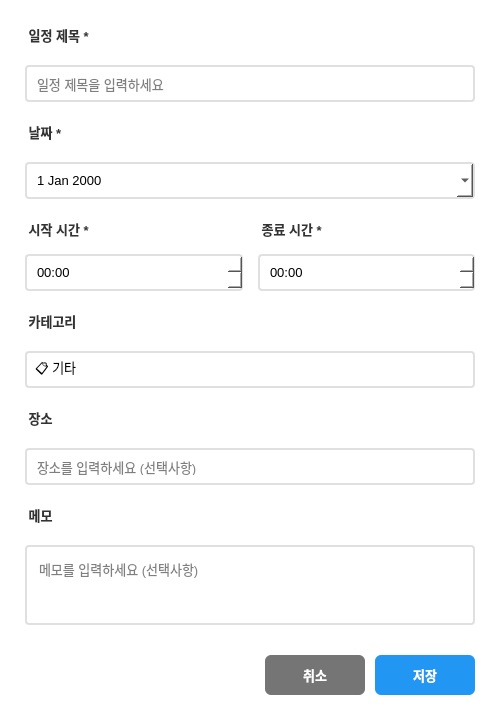
<?xml version="1.0" encoding="UTF-8"?>
<ui version="4.0">
 <class>ScheduleDialog</class>
 <widget class="QDialog" name="ScheduleDialog">
  <property name="geometry">
   <rect>
    <x>0</x>
    <y>0</y>
    <width>500</width>
    <height>720</height>
   </rect>
  </property>
  <property name="windowTitle">
   <string>일정 관리</string>
  </property>
  <property name="styleSheet">
   <string>QDialog {
    background-color: white;
}

QLabel {
    font-size: 13px;
    font-weight: bold;
    color: #333;
}

QLineEdit, QTextEdit, QDateEdit, QTimeEdit, QComboBox {
    padding: 8px;
    border: 2px solid #e0e0e0;
    border-radius: 4px;
    background-color: white;
    font-size: 13px;
}

QLineEdit:focus, QTextEdit:focus, QDateEdit:focus, QTimeEdit:focus, QComboBox:focus {
    border: 2px solid #2196F3;
}

QComboBox::drop-down {
    border: none;
    width: 30px;
}

QComboBox::down-arrow {
    image: none;
    border-left: 5px solid transparent;
    border-right: 5px solid transparent;
    border-top: 5px solid #666;
    margin-right: 10px;
}</string>
  </property>
  <layout class="QVBoxLayout" name="mainLayout">
   <property name="spacing">
    <number>20</number>
   </property>
   <property name="leftMargin">
    <number>25</number>
   </property>
   <property name="topMargin">
    <number>25</number>
   </property>
   <property name="rightMargin">
    <number>25</number>
   </property>
   <property name="bottomMargin">
    <number>25</number>
   </property>
   <item>
    <widget class="QLabel" name="titleLabel">
     <property name="text">
      <string> 일정 제목 *</string>
     </property>
    </widget>
   </item>
   <item>
    <widget class="QLineEdit" name="titleEdit">
     <property name="placeholderText">
      <string>일정 제목을 입력하세요</string>
     </property>
    </widget>
   </item>
   <item>
    <widget class="QLabel" name="dateLabel">
     <property name="text">
      <string> 날짜 *</string>
     </property>
    </widget>
   </item>
   <item>
    <widget class="QDateEdit" name="dateEdit">
     <property name="maximumDate">
      <date>
       <year>2099</year>
       <month>12</month>
       <day>31</day>
      </date>
     </property>
     <property name="minimumDate">
      <date>
       <year>2000</year>
       <month>1</month>
       <day>1</day>
      </date>
     </property>
     <property name="calendarPopup">
      <bool>true</bool>
     </property>
    </widget>
   </item>
   <item>
    <layout class="QHBoxLayout" name="timeLayout">
     <property name="spacing">
      <number>15</number>
     </property>
     <item>
      <layout class="QVBoxLayout" name="startTimeLayout">
       <item>
        <widget class="QLabel" name="startTimeLabel">
         <property name="text">
          <string> 시작 시간 *</string>
         </property>
        </widget>
       </item>
       <item>
        <widget class="QTimeEdit" name="startTimeEdit">
         <property name="displayFormat">
          <string>HH:mm</string>
         </property>
        </widget>
       </item>
      </layout>
     </item>
     <item>
      <layout class="QVBoxLayout" name="endTimeLayout">
       <item>
        <widget class="QLabel" name="endTimeLabel">
         <property name="text">
          <string> 종료 시간 *</string>
         </property>
        </widget>
       </item>
       <item>
        <widget class="QTimeEdit" name="endTimeEdit">
         <property name="displayFormat">
          <string>HH:mm</string>
         </property>
        </widget>
       </item>
      </layout>
     </item>
    </layout>
   </item>
   <item>
    <widget class="QLabel" name="categoryLabel">
     <property name="text">
      <string> 카테고리</string>
     </property>
    </widget>
   </item>
   <item>
    <widget class="QComboBox" name="categoryCombo">
     <item>
      <property name="text">
       <string>📋 기타</string>
      </property>
     </item>
     <item>
      <property name="text">
       <string>🏢 업무</string>
      </property>
     </item>
     <item>
      <property name="text">
       <string>👥 회의</string>
      </property>
     </item>
     <item>
      <property name="text">
       <string>👤 개인</string>
      </property>
     </item>
     <item>
      <property name="text">
       <string>🎓 학습</string>
      </property>
     </item>
     <item>
      <property name="text">
       <string>🎯 프로젝트</string>
      </property>
     </item>
     <item>
      <property name="text">
       <string>📞 약속</string>
      </property>
     </item>
    </widget>
   </item>
   <item>
    <widget class="QLabel" name="locationLabel">
     <property name="text">
      <string> 장소</string>
     </property>
    </widget>
   </item>
   <item>
    <widget class="QLineEdit" name="locationEdit">
     <property name="placeholderText">
      <string>장소를 입력하세요 (선택사항)</string>
     </property>
    </widget>
   </item>
   <item>
    <widget class="QLabel" name="memoLabel">
     <property name="text">
      <string> 메모</string>
     </property>
    </widget>
   </item>
   <item>
    <widget class="QTextEdit" name="memoEdit">
     <property name="maximumSize">
      <size>
       <width>16777215</width>
       <height>80</height>
      </size>
     </property>
     <property name="placeholderText">
      <string>메모를 입력하세요 (선택사항)</string>
     </property>
    </widget>
   </item>
   <item>
    <spacer name="verticalSpacer">
     <property name="orientation">
      <enum>Qt::Orientation::Vertical</enum>
     </property>
     <property name="sizeHint" stdset="0">
      <size>
       <width>20</width>
       <height>10</height>
      </size>
     </property>
    </spacer>
   </item>
   <item>
    <layout class="QHBoxLayout" name="buttonLayout">
     <property name="spacing">
      <number>10</number>
     </property>
     <item>
      <spacer name="horizontalSpacer">
       <property name="orientation">
        <enum>Qt::Orientation::Horizontal</enum>
       </property>
       <property name="sizeHint" stdset="0">
        <size>
         <width>40</width>
         <height>20</height>
        </size>
       </property>
      </spacer>
     </item>
     <item>
      <widget class="QPushButton" name="cancelButton">
       <property name="minimumSize">
        <size>
         <width>100</width>
         <height>40</height>
        </size>
       </property>
       <property name="styleSheet">
        <string>QPushButton {
    background-color: #757575;
    color: white;
    border: none;
    padding: 10px 20px;
    border-radius: 6px;
    font-weight: bold;
    font-size: 13px;
}
QPushButton:hover {
    background-color: #616161;
}
QPushButton:pressed {
    background-color: #424242;
}</string>
       </property>
       <property name="text">
        <string>취소</string>
       </property>
      </widget>
     </item>
     <item>
      <widget class="QPushButton" name="saveButton">
       <property name="minimumSize">
        <size>
         <width>100</width>
         <height>40</height>
        </size>
       </property>
       <property name="styleSheet">
        <string>QPushButton {
    background-color: #2196F3;
    color: white;
    border: none;
    padding: 10px 20px;
    border-radius: 6px;
    font-weight: bold;
    font-size: 13px;
}
QPushButton:hover:enabled {
    background-color: #1976D2;
}
QPushButton:pressed:enabled {
    background-color: #1565C0;
}
QPushButton:disabled {
    background-color: #BDBDBD;
    color: #757575;
}</string>
       </property>
       <property name="text">
        <string>저장</string>
       </property>
      </widget>
     </item>
    </layout>
   </item>
  </layout>
 </widget>
 <resources/>
 <connections/>
</ui>
